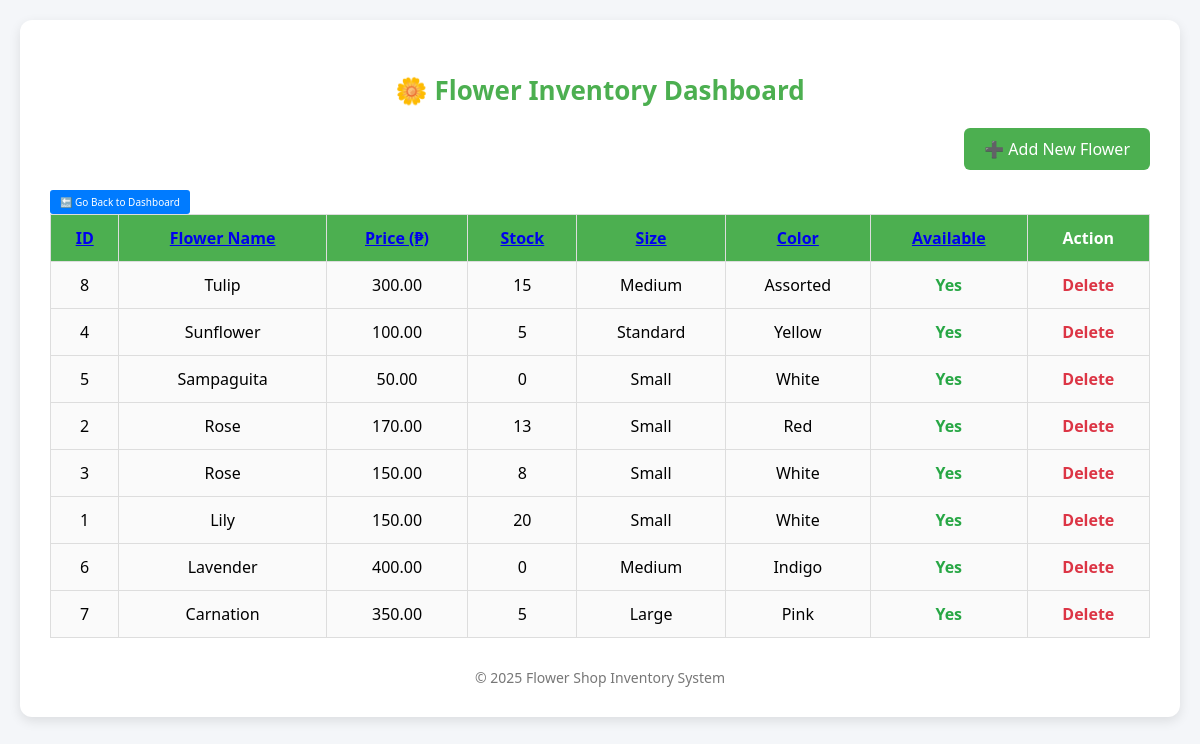
The app's page /inventory.php?sort_by=name&sort_order=DESC with its own data.
### tables this page shows
CREATE TABLE `product` (
  `flower_id` int(11) NOT NULL,
  `name` varchar(255) NOT NULL,
  `description` text DEFAULT NULL,
  `price` decimal(10,2) NOT NULL,
  `quantity` int(11) DEFAULT NULL,
  `size` varchar(255) NOT NULL,
  `color` varchar(255) NOT NULL,
  `available` int(11) NOT NULL,
  `image_url` varchar(255) NOT NULL
);

### inventory.php (the view, shortened to what this page needs)
<?php
include 'db.php';
$sort_column = 'name';
$sort_order = 'ASC';
if (isset($_GET['sort_by']) && in_array($_GET['sort_by'], ['flower_id', 'name', 'price', 'quantity', 'size', 'color', 'available'])) {
    $sort_column = $_GET['sort_by'];
}
if (isset($_GET['sort_order']) && in_array($_GET['sort_order'], ['ASC', 'DESC'])) {
    $sort_order = $_GET['sort_order'];
}
$query = "SELECT * FROM product ORDER BY $sort_column $sort_order";
$result = $conn->query($query);
$toggle_order = ($sort_order === 'ASC') ? 'DESC' : 'ASC';
?>
<!DOCTYPE html>
<html lang="en">
<head>
</head>
<body>
<div class="container">
    <h2>🌼 Flower Inventory Dashboard</h2>
    <div class="actions">
        <a href="add_product.php">➕ Add New Flower</a>
    </div>
    <a href="dashboard.php" class="btn-back-dashboard">🔙 Go Back to Dashboard</a>
    <table>
        <thead>
            <tr>
                <th><a href="?sort_by=flower_id&sort_order=<?= $toggle_order ?>">ID</a></th>
                <th><a href="?sort_by=name&sort_order=<?= $toggle_order ?>">Flower Name</a></th>
                <th><a href="?sort_by=price&sort_order=<?= $toggle_order ?>">Price (₱)</a></th>
                <th><a href="?sort_by=quantity&sort_order=<?= $toggle_order ?>">Stock</a></th>
                <th><a href="?sort_by=size&sort_order=<?= $toggle_order ?>">Size</a></th>
                <th><a href="?sort_by=color&sort_order=<?= $toggle_order ?>">Color</a></th>
                <th><a href="?sort_by=available&sort_order=<?= $toggle_order ?>">Available</a></th>
                <th>Action</th>
            </tr>
        </thead>
        <tbody>
            <?php while($row = $result->fetch_assoc()): ?>
            <tr>
                <td><?= $row['flower_id'] ?></td>
                <td><?= htmlspecialchars($row['name']) ?></td>
                <td><?= number_format($row['price'], 2) ?></td>
                <td><?= $row['quantity'] ?></td>
                <td><?= htmlspecialchars($row['size']) ?></td>
                <td><?= htmlspecialchars($row['color']) ?></td>
                <td class="<?= $row['available'] ? 'status-yes' : 'status-no' ?>">
                    <?= $row['available'] ? 'Yes' : 'No' ?>
                </td>
                <td>
                    <a class="delete-btn" href="?delete=<?= $row['flower_id'] ?>" onclick="return confirm('Are you sure you want to delete this flower?')">Delete</a>
                </td>
            </tr>
            <?php endwhile; ?>
        </tbody>
    </table>
    <div class="footer">
        © <?= date("Y") ?> Flower Shop Inventory System
    </div>
</div>
</body>
</html>

### inventory.php (style rules this page uses)
:root { --primary: #4CAF50; --primary-hover: #45a049; --secondary: #007bff; --secondary-hover: #0056b3; --error-color: #dc3545; --success-color: #28a745; --background: #f4f6f9; --card-bg: #ffffff; --text-color: #333; }
body { font-family: 'Segoe UI', sans-serif; background-color: var(--background); margin: 0; padding: 20px; }
.container { max-width: 1200px; margin: auto; background: var(--card-bg); padding: 30px; border-radius: 12px; box-shadow: 0 4px 12px rgba(0,0,0,0.1); }
h2 { text-align: center; color: var(--primary); margin-bottom: 30px; font-size: 26px; }
.actions { text-align: right; margin-bottom: 20px; }
.actions a { background-color: var(--primary); color: white; padding: 10px 20px; text-decoration: none; font-size: 16px; border-radius: 6px; transition: background-color 0.3s ease; }
table { width: 100%; border-collapse: collapse; margin-bottom: 20px; }
th, td { padding: 12px; border: 1px solid #ddd; text-align: center; }
th { background-color: var(--primary); color: white; cursor: pointer; }
td { background-color: #fafafa; }
.status-yes { color: var(--success-color); font-weight: bold; }
.delete-btn { color: var(--error-color); text-decoration: none; font-weight: bold; }
.footer { text-align: center; font-size: 14px; color: #777; margin-top: 30px; }
.btn-back-dashboard { display: inline-block; padding: 5px 10px; background-color: #007bff; color: white; font-size: 10px; text-decoration: none; border-radius: 3px; margin-top: 10px; text-align: center; }

### records on screen
product: flower_id "8", name "Tulip", price "300.00", quantity "15", size "Medium", color "Assorted", available "Yes"
product: flower_id "4", name "Sunflower", price "100.00", quantity "5", size "Standard", color "Yellow", available "Yes"
product: flower_id "5", name "Sampaguita", price "50.00", quantity "0", size "Small", color "White", available "Yes"
product: flower_id "2", name "Rose", price "170.00", quantity "13", size "Small", color "Red", available "Yes"
product: flower_id "3", name "Rose", price "150.00", quantity "8", size "Small", color "White", available "Yes"
product: flower_id "1", name "Lily", price "150.00", quantity "20", size "Small", color "White", available "Yes"
product: flower_id "6", name "Lavender", price "400.00", quantity "0", size "Medium", color "Indigo", available "Yes"
product: flower_id "7", name "Carnation", price "350.00", quantity "5", size "Large", color "Pink", available "Yes"
